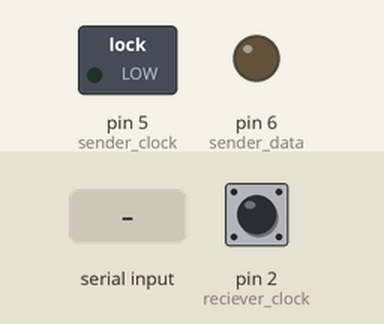
Bench run of a sketch on a simulated Arduino Uno, built with avr-gcc and run on an emulated ATmega328P. Shown: switched loads named in the sketch (green lamp = pin HIGH), output pins drawn as LEDs (lit = HIGH). Dashed ring = blinking. Inputs (shaded band) come from the test bench; at power-on: pin 2 (reciever_clock) HIGH. What the sketch prints to the serial monitor is not drawn.

Above: at 1.2 s.
1.3 s: byte 30 received over Serial
At 3.6 s:
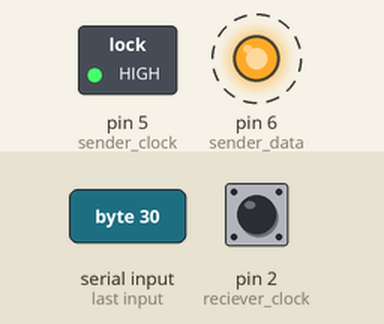
7.3 s: byte 90 received over Serial
At 7.5 s:
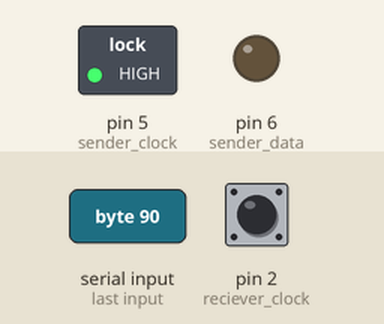
10.3 s: byte 120 received over Serial
Timing chart, 0 to 14.3 s (numbered marks = the images above; inputs shaded):
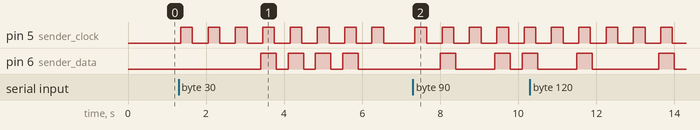

The sketch:

LightCom.ino
```cpp
//declare variables
//declare pins
int sender_clock = 5;
int sender_data = 6;
int reciever_clock = 2;
int reciever_data = 4;

int incomingByte = 0;
long long last_millis = 0;
byte temp = 0;
int recieve_index = 7;
byte b = 0;
bool lastClockState = 0;

//declare timing
int ledDuration = 300;
int minSignalDur = 250;
int clDelay = 50;

void setup()
{
  //initialize Serial Monitor
  Serial.begin(9600);
  //set pin modes
  pinMode(sender_clock, OUTPUT);
  pinMode(sender_data, OUTPUT);
  pinMode(reciever_clock, INPUT);
  pinMode(reciever_data, INPUT);
}

void loop()
{
  //check if serial queue contains items
  if (Serial.available() > 0)
  {
    //read incoming byte (characters)
    incomingByte = Serial.read();

    Serial.write(incomingByte);
    Serial.print(": ");
    Serial.print(incomingByte);
    Serial.print(" ");
    //send each bit seperately to serial monitor for debugging and to other arduino
    for (int i = 7; i >= 0; i--)
    {
      sendBit(bitRead(incomingByte, i));
    }
    Serial.println();
  }

  bool state = !digitalRead(reciever_clock);
  if (state != lastClockState)
  {
     lastClockState = state;
     if (state == HIGH)
        clock_interrupt_start();
     else
        clock_interrupt_end();
  }
}

//read incoming bits
void clock_interrupt_start()
{
  bool dataval = !digitalRead(reciever_data);
  bitWrite(temp, recieve_index, dataval);
  Serial.print("recieved: ");
  Serial.println(dataval);
}

//verify incoming bit
void clock_interrupt_end()
{
  //calculate delta since clock fell, to check for hazards
  unsigned long delta = millis() - last_millis;
  //if delta > 100ms, it's nit a hazard or glitch from the photoresistor
  if (delta >= minSignalDur)
  {
    //write temporary byte to "longterm" byte
    b = temp;
    Serial.print(bitRead(b, recieve_index));
    Serial.print(": ");
    Serial.println(delta);
    //reduce recieve index to move to next bit
    recieve_index--;
    //if recieve_index < 0 we have successfully recieved a byte and print that to the serial monitor
    if (recieve_index < 0)
    {
      Serial.write(b);
      Serial.println();
      //reset recieving variables to default state
      recieve_index = 7;
      b = 0x0;
    }
    //reset for delta caluclation
    last_millis = millis();
  }
  else
  {
    //if a glitch was detected, delete temporarily recieved bit
    temp = b;
    Serial.println("glitch");
  }
}

//send single bit
void sendBit(bool bitt)
{
  Serial.print(bitt);
  //change data pin
  digitalWrite(sender_data, bitt);
  delay(clDelay);
  //change clock to HIGH
  digitalWrite(sender_clock, HIGH);
  //wait to be able to differentiate between valid bit and a hazard
  delay(ledDuration);
  //change both pins to default state
  digitalWrite(sender_clock, LOW);
  delay(clDelay);
  digitalWrite(sender_data, LOW);
  delay(ledDuration);
}
```

Measured:
- after the input at 1.3 s, pin 5 (sender_clock): alternates HIGH for 0.30 s and LOW for 0.40 s, starting after 0.05 s; pin 6 (sender_data): alternates HIGH for 0.40 s and LOW for 0.30 s, 8 changes in all, then stays LOW, starting after 2.1 s
- after the input at 7.3 s, pin 5 (sender_clock): alternates HIGH for 0.30 s and LOW for 0.40 s, starting after 0.05 s; pin 6 (sender_data): goes HIGH 0.40 s, LOW 1.0 s, HIGH 0.40 s, LOW 0.30 s, then HIGH, starting after 0.70 s
